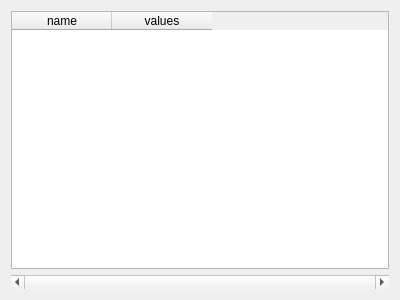
<?xml version="1.0" encoding="UTF-8"?>
<ui version="4.0">
 <class>SimpleTable</class>
 <widget class="PlotWidgetAbstract" name="SimpleTable">
  <property name="geometry">
   <rect>
    <x>0</x>
    <y>0</y>
    <width>400</width>
    <height>300</height>
   </rect>
  </property>
  <property name="windowTitle">
   <string>Form</string>
  </property>
  <layout class="QGridLayout" name="gridLayout">
   <item row="0" column="0">
    <widget class="QTableWidget" name="tableWidget_table">
     <column>
      <property name="text">
       <string>name</string>
      </property>
     </column>
     <column>
      <property name="text">
       <string>values</string>
      </property>
     </column>
    </widget>
   </item>
   <item row="1" column="0">
    <widget class="QScrollBar" name="horizontalScrollBar_delay_offset">
     <property name="minimum">
      <number>0</number>
     </property>
     <property name="maximum">
      <number>0</number>
     </property>
     <property name="orientation">
      <enum>Qt::Horizontal</enum>
     </property>
    </widget>
   </item>
  </layout>
 </widget>
 <customwidgets>
  <customwidget>
   <class>PlotWidgetAbstract</class>
   <extends>QWidget</extends>
   <header>plotwidgetabstract.h</header>
   <container>1</container>
  </customwidget>
 </customwidgets>
 <resources/>
 <connections/>
</ui>
